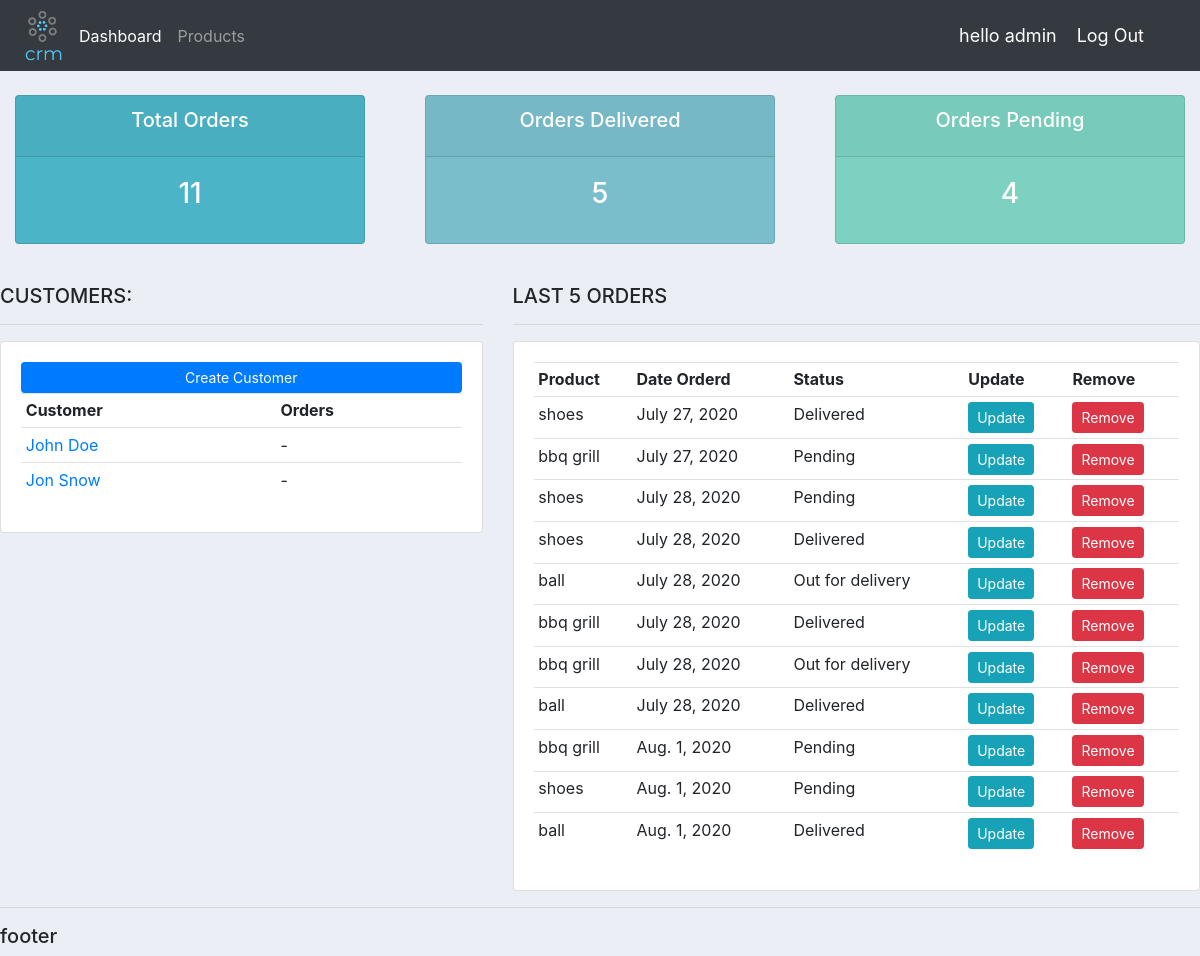
The page /dashboard/ (signed in) on the database its author committed.
### accounts/models.py (models this page shows, shortened)
class Customer(models.Model):
    name = models.CharField(max_length=200, blank=True)
    phone = models.CharField(max_length=200, blank=True)
    email = models.EmailField(max_length=200, blank=True)
    date_crated = models.DateTimeField(default=datetime.datetime.now(), blank=True)

class Order(models.Model):
    STATUS = (
        ('Pending','Pending'),
        ('Out for delivery','Out for delivery'),
        ('Delivered','Delivered'),
    )
    customer = models.ForeignKey(Customer, on_delete=models.CASCADE, null=True )
    product = models.ForeignKey(Product, on_delete=models.CASCADE, null=True)
    date_created = models.DateTimeField(default=datetime.datetime.now(), blank=True)
    status = models.CharField(max_length=200, blank=True, choices=STATUS)

class Product(models.Model):
    CATEGORY = (
        ('indoor','indoor'),
        ('outdoor','outdoor'),
    )
    name = models.CharField(max_length=200, blank=True)
    category = models.CharField(max_length=200, blank=True, choices=CATEGORY)
    price = models.FloatField(validators=[MinValueValidator(0)], blank=True)
    description = models.TextField(max_length=400, blank=True)
    date_crated = models.DateTimeField(default=datetime.datetime.now(), blank=True)
    tags = models.ManyToManyField(Tag, blank=True)
    def __str__(self):
        return self.name

### accounts/views.py (the view)
# urls.py: path('dashboard/', views.dashboard, name='dashboard'),
@login_required(login_url='/login/')
@adminonly
def dashboard(request):
    orders = Order.objects.all()
    customers = Customer.objects.all()
    delivered = Order.objects.filter(status='Delivered')
    pending = Order.objects.filter(status='Pending')
    context = {
        'orders':orders,
        'customers':customers,
        'delivered':delivered,
        'pending':pending,
    }
    return render(request, 'accounts/dashboard.html', context)

### accounts/templates/accounts/dashboard.html (shortened to what this page needs)
{% extends 'accounts/base.html' %}
{% load static %}
{% block content %}
{% include 'accounts/status.html' %}
<br>
<div class="row">
	<div class="col-md-5">
		<h5>CUSTOMERS:</h5>
		<hr>
		<div class="card card-body">
			<a class="btn  btn-primary  btn-sm btn-block" href="">Create Customer</a>
			<table class="table table-sm">
				<tr>
					<th>Customer</th>
					<th>Orders</th>
				</tr>
				{% for customer in customers %}
					<tr>
						<td><a href="{% url 'accounts:customer' customer.pk %}">{{customer.name}}</a></td>
						<td>-</td>
					</tr>
				{% endfor %}
			</table>
		</div>
	</div>
	<div class="col-md-7">
		<h5>LAST 5 ORDERS</h5>
		<hr>
		<div class="card card-body">
			<table class="table table-sm">
				<tr>
					<th>Product</th>
					<th>Date Orderd</th>
					<th>Status</th>
					<th>Update</th>
					<th>Remove</th>
				</tr>
				{% for order in orders %}
					<tr>
						<td>{{order.product}}</td>
						<td>{{order.date_created|date}}</td>
						<td>{{order.status}}</td>
						<td><a href="{% url 'accounts:update_order' order.pk %}"><button class="btn btn-sm btn-info">Update</button></a></td>
						<td><a href="{% url 'accounts:delete_order' order.pk %}"><button class="btn btn-sm btn-danger">Remove</button></a></td>
					</tr>
				{% endfor %}
			</table>
		</div>
	</div>
</div>
{% endblock content %}

### accounts/templates/accounts/base.html (shortened to what this page needs)
{% load static %}
<!DOCTYPE html>
<html lang="en">
<head>
<link rel="stylesheet" href="https://stackpath.bootstrapcdn.com/bootstrap/4.5.0/css/bootstrap.min.css">
<link rel="stylesheet" href="{% static 'home-static/css/main.css' %}" >
</head>
<body>
<nav class="navbar navbar-expand-lg navbar-dark bg-dark">
  <img src= {% static 'home-static/images/crm-logo.png' %} style="width: 55px;">
  <div class="collapse navbar-collapse" id="navbarNav">
    <ul class="navbar-nav">
      {% if request.user.is_staff %}
        <li class="nav-item active">
          <a class="nav-link" href="{% url 'accounts:dashboard'  %}">Dashboard </a>
        </li>
        <li class="nav-item">
          <a class="nav-link" href="{% url 'accounts:products'  %}">Products</a>
        </li>
      {% endif %}
    </ul>
  </div>
  {% if request.user.is_authenticated %}
  <span class="span-style">hello {{request.user}} </span>
  <span class="span-style"><a href="{% url 'accounts:logout' %}">Log Out</a></span>
  {% else %}
  <span class="span-style"><a href="{% url 'accounts:login' %}">Log In</a></span>
  <span class="span-style"><a href="{% url 'accounts:signup' %}">Sign Up</a></span>
  {% endif %}
</nav>
    {% block content %}
    {% endblock content %}
    <hr>
    <h5>footer</h5>
</body>
</html>

### static/home-static/css/main.css (style rules this page uses)
body { background-color: #ebeff5; }

### accounts/templates/accounts/base.html (style rules this page uses)
.span-style , .span-style a { font-size:18px ; color: #fff; margin-right: 20px; }

### rows shown on the page
Customer: name "John Doe"
Customer: name "Jon Snow"
Order: product "shoes", date_created "July 27, 2020", status "Delivered"
Order: product "bbq grill", date_created "July 27, 2020", status "Pending"
Order: product "shoes", date_created "July 28, 2020", status "Pending"
Order: product "shoes", date_created "July 28, 2020", status "Delivered"
Order: product "ball", date_created "July 28, 2020", status "Out for delivery"
Order: product "bbq grill", date_created "July 28, 2020", status "Delivered"
Order: product "bbq grill", date_created "July 28, 2020", status "Out for delivery"
Order: product "ball", date_created "July 28, 2020", status "Delivered"
Order: product "bbq grill", date_created "Aug. 1, 2020", status "Pending"
Order: product "shoes", date_created "Aug. 1, 2020", status "Pending"
Order: product "ball", date_created "Aug. 1, 2020", status "Delivered"

### other values the page prints
{{ request.user }} "admin"
{{ orders.count }} "11"
{{ delivered.count }} "5"
{{ pending.count }} "4"
